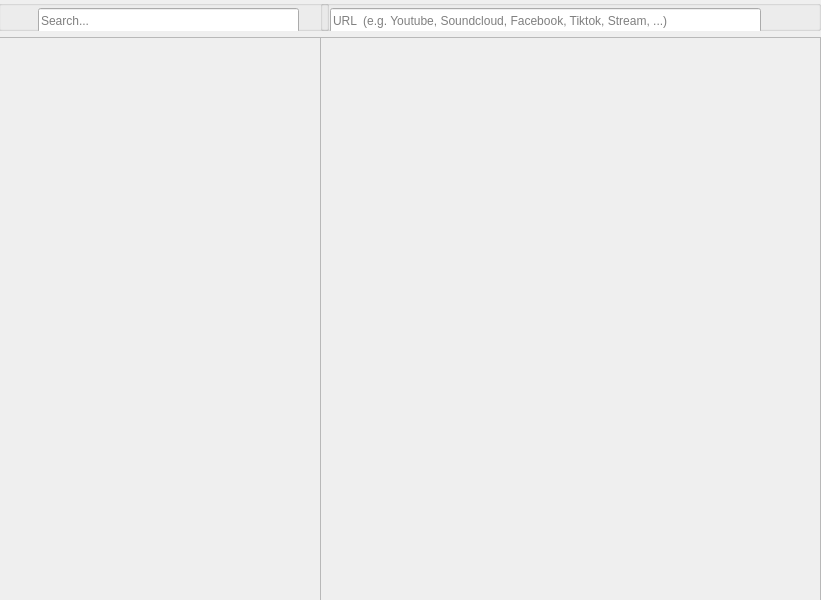
<?xml version="1.0" encoding="UTF-8"?>
<ui version="4.0">
 <class>MainWindow</class>
 <widget class="QMainWindow" name="MainWindow">
  <property name="geometry">
   <rect>
    <x>0</x>
    <y>0</y>
    <width>821</width>
    <height>600</height>
   </rect>
  </property>
  <property name="minimumSize">
   <size>
    <width>821</width>
    <height>600</height>
   </size>
  </property>
  <property name="maximumSize">
   <size>
    <width>821</width>
    <height>600</height>
   </size>
  </property>
  <property name="windowTitle">
   <string>MainWindow</string>
  </property>
  <widget class="QWidget" name="centralwidget">
   <widget class="QWidget" name="library" native="true">
    <property name="geometry">
     <rect>
      <x>-2</x>
      <y>0</y>
      <width>331</width>
      <height>601</height>
     </rect>
    </property>
    <property name="styleSheet">
     <string notr="true"/>
    </property>
    <layout class="QGridLayout" name="gridLayout">
     <item row="2" column="0">
      <widget class="QScrollArea" name="library_body">
       <property name="sizePolicy">
        <sizepolicy hsizetype="Expanding" vsizetype="Expanding">
         <horstretch>0</horstretch>
         <verstretch>0</verstretch>
        </sizepolicy>
       </property>
       <property name="styleSheet">
        <string notr="true"/>
       </property>
       <property name="frameShape">
        <enum>QFrame::StyledPanel</enum>
       </property>
       <property name="widgetResizable">
        <bool>true</bool>
       </property>
       <property name="alignment">
        <set>Qt::AlignLeading|Qt::AlignLeft|Qt::AlignTop</set>
       </property>
       <widget class="QWidget" name="library_content">
        <property name="geometry">
         <rect>
          <x>0</x>
          <y>0</y>
          <width>311</width>
          <height>538</height>
         </rect>
        </property>
        <layout class="QGridLayout" name="gridLayout_7"/>
       </widget>
      </widget>
     </item>
     <item row="1" column="0">
      <widget class="QGroupBox" name="library_header">
       <property name="sizePolicy">
        <sizepolicy hsizetype="Preferred" vsizetype="Fixed">
         <horstretch>0</horstretch>
         <verstretch>0</verstretch>
        </sizepolicy>
       </property>
       <property name="title">
        <string/>
       </property>
       <widget class="QPushButton" name="btn_add">
        <property name="geometry">
         <rect>
          <x>9</x>
          <y>8</y>
          <width>25</width>
          <height>25</height>
         </rect>
        </property>
        <property name="cursor">
         <cursorShape>PointingHandCursor</cursorShape>
        </property>
        <property name="text">
         <string/>
        </property>
        <property name="flat">
         <bool>true</bool>
        </property>
       </widget>
       <widget class="QLineEdit" name="input_search">
        <property name="geometry">
         <rect>
          <x>40</x>
          <y>8</y>
          <width>261</width>
          <height>25</height>
         </rect>
        </property>
        <property name="placeholderText">
         <string notr="true">Search...</string>
        </property>
       </widget>
      </widget>
     </item>
    </layout>
   </widget>
   <widget class="QWidget" name="players" native="true">
    <property name="geometry">
     <rect>
      <x>320</x>
      <y>0</y>
      <width>501</width>
      <height>601</height>
     </rect>
    </property>
    <property name="styleSheet">
     <string notr="true"/>
    </property>
    <layout class="QGridLayout" name="gridLayout_2">
     <item row="1" column="0">
      <widget class="QScrollArea" name="players_body">
       <property name="sizePolicy">
        <sizepolicy hsizetype="Expanding" vsizetype="Expanding">
         <horstretch>0</horstretch>
         <verstretch>0</verstretch>
        </sizepolicy>
       </property>
       <property name="styleSheet">
        <string notr="true"/>
       </property>
       <property name="frameShape">
        <enum>QFrame::StyledPanel</enum>
       </property>
       <property name="widgetResizable">
        <bool>true</bool>
       </property>
       <widget class="QWidget" name="players_content">
        <property name="geometry">
         <rect>
          <x>0</x>
          <y>0</y>
          <width>481</width>
          <height>538</height>
         </rect>
        </property>
        <layout class="QGridLayout" name="gridLayout_8"/>
       </widget>
      </widget>
     </item>
     <item row="0" column="0">
      <widget class="QGroupBox" name="groupBox">
       <property name="title">
        <string/>
       </property>
       <widget class="QLineEdit" name="input_url">
        <property name="geometry">
         <rect>
          <x>10</x>
          <y>8</y>
          <width>431</width>
          <height>25</height>
         </rect>
        </property>
        <property name="placeholderText">
         <string notr="true">URL  (e.g. Youtube, Soundcloud, Facebook, Tiktok, Stream, ...)</string>
        </property>
       </widget>
       <widget class="QPushButton" name="btn_url">
        <property name="geometry">
         <rect>
          <x>450</x>
          <y>8</y>
          <width>25</width>
          <height>25</height>
         </rect>
        </property>
        <property name="minimumSize">
         <size>
          <width>25</width>
          <height>25</height>
         </size>
        </property>
        <property name="maximumSize">
         <size>
          <width>25</width>
          <height>25</height>
         </size>
        </property>
        <property name="cursor">
         <cursorShape>PointingHandCursor</cursorShape>
        </property>
        <property name="text">
         <string/>
        </property>
        <property name="flat">
         <bool>true</bool>
        </property>
       </widget>
      </widget>
     </item>
    </layout>
   </widget>
  </widget>
 </widget>
 <resources/>
 <connections/>
</ui>
